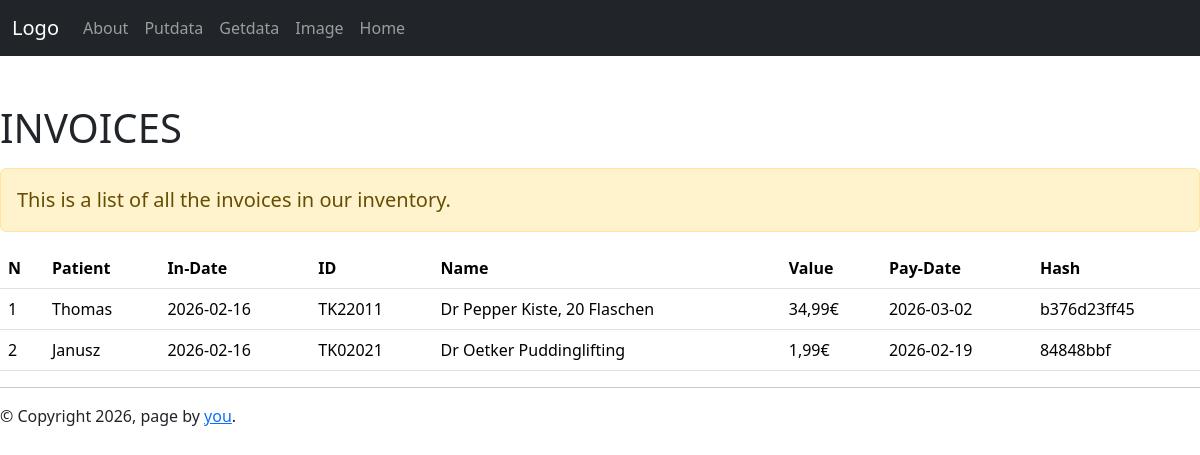
/getdata, run on the app's committed database.
### app2.py (models this page shows, shortened)
class Invoices(db.Model):
    __tablename__ = 'invoices'
    N = db.Column(db.Integer, primary_key=True)
    HASH = db.Column(db.String)
    DATE = db.Column(db.String)
    ID = db.Column(db.String)
    NAME = db.Column(db.String)
    VALUE = db.Column(db.String)
    PAYDATE = db.Column(db.String)
    PATIENT = db.Column(db.String)

### app2.py (the view)
@app.route('/getdata')
def getdata():
    invoices = db.session.execute(db.select(Invoices).order_by(Invoices.N)).scalars()
    return render_template("getdata.html", invoices=invoices)

### templates/getdata.html (shortened to what this page needs)
{% extends "baselayout.html" %}
{% block content %}
  <h1 class="pt-5 pb-2">INVOICES</h1>
  <p class="lead alert alert-warning">This is a list of all the invoices in our inventory.</p>
  <table class="table">
  <tr>
    <th>N</th>
    <th>Patient</th>
    <th>In-Date</th>
    <th>ID</th>
    <th>Name</th>
    <th>Value</th>
    <th>Pay-Date</th>
    <th>Hash</th>
  </tr>
  {% for invoice in invoices %}
  <tr>
    <td>{{ invoice.N }}</td>
    <td>{{ invoice.PATIENT }}</td>
    <td>{{ invoice.DATE }}</td>
    <td>{{ invoice.ID }}</td>
    <td>{{ invoice.NAME }}</td>
    <td>{{ invoice.VALUE }}</td>
    <td>{{ invoice.PAYDATE }}</td>
    <td>{{ invoice.HASH }}</td>
  </tr>
  {% endfor %}
  </table>
{% endblock %}

### templates/baselayout.html (shortened to what this page needs)
<!doctype html>
<html>
  <head>
    {% block head %}
    {% block styles %}
    <link href="https://cdn.jsdelivr.net/npm/bootstrap@5.3.8/dist/css/bootstrap.min.css" rel="stylesheet">
    {% endblock %}
    {% endblock %}
  </head>
  <body>
    <div id="navbar">
        {% block navbar %}
          <nav class="navbar navbar-expand-sm bg-dark navbar-dark">
            <div class="container-fluid">
              <a class="navbar-brand" href="#">Logo</a>
              <div class="collapse navbar-collapse" id="collapsibleNavbar">
                <ul class="navbar-nav">
                <li class="nav-item">
                  <a class="nav-link" href="{{ url_for('about') }}">About</a>
                </li>
                <li class="nav-item">
                  <a class="nav-link" href="{{ url_for('putdata') }}">Putdata</a>
                </li>
                <li class="nav-item">
                  <a class="nav-link" href="{{ url_for('getdata') }}"">Getdata</a>
                </li>
                <li class="nav-item">
                  <a class="nav-link" href="{{ url_for('image') }}">Image</a>
                </li>
                <li class="nav-item">
                  <a class="nav-link" href="{{ url_for('index') }}"">Home</a>
                </li>
                </ul>
              </div>
            </div>
          </nav>
        {% endblock %}
    </div>
    <div id="content">
        {% block content %}
        {% endblock %}
    </div>
    <div id="footer">
      {% block footer %}
      <hr>
      &copy; Copyright 2026, page by <a href="http://domain.invalid/">you</a>.
      {% endblock %}
    </div>
  </body>
</html>

### data on the page
Invoices: N "1", PATIENT "Thomas", DATE "2026-02-16", ID "TK22011", NAME "Dr Pepper Kiste, 20 Flaschen", VALUE "34,99€", PAYDATE "2026-03-02", HASH "b376d23ff45"
Invoices: N "2", PATIENT "Janusz", DATE "2026-02-16", ID "TK02021", NAME "Dr Oetker Puddinglifting", VALUE "1,99€", PAYDATE "2026-02-19", HASH "84848bbf"
